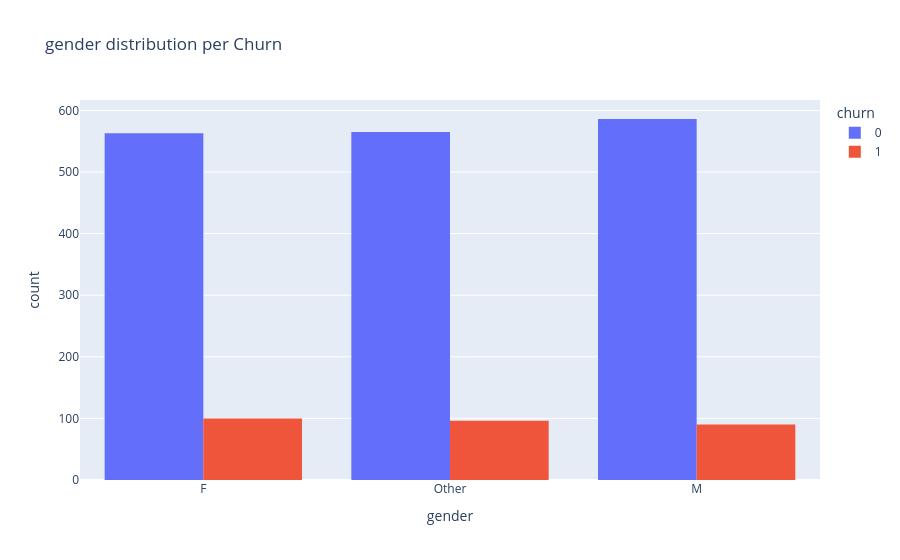

The code cell stored with this chart in its notebook:
### Code cell
for col in categorical_features:
    fig = px.histogram(df_churn, x=col, color='churn', barmode='group', title=f'{col} distribution per Churn')
    fig.show()

### Figure 1 — Plotly figure (JSON) as saved in the notebook; plotly's stock layout.template omitted (floating-point values rounded to 4 significant figures; data arrays with more than 128 entries replaced by an {"elided": "..."} marker saying what was removed)
{"data": [{"alignmentgroup": "True", "bingroup": "x", "hovertemplate": "churn=0<br>gender=%{x}<br>count=%{y}<extra></extra>", "legendgroup": "0", "marker": {"color": "#636efa", "pattern": {"shape": ""}}, "name": "0", "offsetgroup": "0", "orientation": "v", "showlegend": true, "type": "histogram", "x": {"elided": "1714 str values"}, "xaxis": "x", "yaxis": "y"}, {"alignmentgroup": "True", "bingroup": "x", "hovertemplate": "churn=1<br>gender=%{x}<br>count=%{y}<extra></extra>", "legendgroup": "1", "marker": {"color": "#EF553B", "pattern": {"shape": ""}}, "name": "1", "offsetgroup": "1", "orientation": "v", "showlegend": true, "type": "histogram", "x": {"elided": "286 str values"}, "xaxis": "x", "yaxis": "y"}], "layout": {"barmode": "group", "legend": {"title": {"text": "churn"}, "tracegroupgap": 0}, "title": {"text": "gender distribution per Churn"}, "xaxis": {"anchor": "y", "domain": [0, 1], "title": {"text": "gender"}}, "yaxis": {"anchor": "x", "domain": [0, 1], "title": {"text": "count"}}}}
